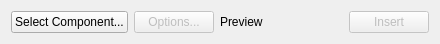
<?xml version="1.0" encoding="UTF-8"?>
<ui version="4.0">
 <class>component</class>
 <widget class="QWidget" name="component">
  <property name="geometry">
   <rect>
    <x>0</x>
    <y>0</y>
    <width>440</width>
    <height>38</height>
   </rect>
  </property>
  <property name="windowTitle">
   <string>Insert Clock Component</string>
  </property>
  <layout class="QVBoxLayout" name="verticalLayout">
   <item>
    <layout class="QHBoxLayout" name="horizontalLayout_">
     <item>
      <widget class="QPushButton" name="componentButton">
       <property name="text">
        <string>Select Component...</string>
       </property>
      </widget>
     </item>
     <item>
      <widget class="QPushButton" name="optionsButton">
       <property name="enabled">
        <bool>false</bool>
       </property>
       <property name="text">
        <string>Options...</string>
       </property>
      </widget>
     </item>
     <item>
      <widget class="QLabel" name="previewLabel">
       <property name="sizePolicy">
        <sizepolicy hsizetype="Expanding" vsizetype="Preferred">
         <horstretch>0</horstretch>
         <verstretch>0</verstretch>
        </sizepolicy>
       </property>
       <property name="minimumSize">
        <size>
         <width>30</width>
         <height>0</height>
        </size>
       </property>
       <property name="text">
        <string>Preview</string>
       </property>
      </widget>
     </item>
     <item>
      <widget class="QPushButton" name="insertButton">
       <property name="enabled">
        <bool>false</bool>
       </property>
       <property name="text">
        <string>Insert</string>
       </property>
      </widget>
     </item>
    </layout>
   </item>
  </layout>
 </widget>
 <resources/>
 <connections/>
</ui>
